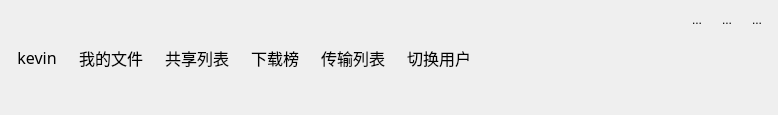
<?xml version="1.0" encoding="UTF-8"?>
<ui version="4.0">
 <class>ButtonGroup</class>
 <widget class="QWidget" name="ButtonGroup">
  <property name="geometry">
   <rect>
    <x>0</x>
    <y>0</y>
    <width>778</width>
    <height>115</height>
   </rect>
  </property>
  <property name="sizePolicy">
   <sizepolicy hsizetype="Preferred" vsizetype="Preferred">
    <horstretch>0</horstretch>
    <verstretch>0</verstretch>
   </sizepolicy>
  </property>
  <property name="maximumSize">
   <size>
    <width>16777215</width>
    <height>115</height>
   </size>
  </property>
  <property name="windowTitle">
   <string>Form</string>
  </property>
  <layout class="QHBoxLayout" name="horizontalLayout_3">
   <property name="leftMargin">
    <number>9</number>
   </property>
   <property name="topMargin">
    <number>9</number>
   </property>
   <property name="rightMargin">
    <number>9</number>
   </property>
   <property name="bottomMargin">
    <number>9</number>
   </property>
   <item>
    <widget class="QWidget" name="btns_wg" native="true">
     <layout class="QHBoxLayout" name="horizontalLayout">
      <property name="leftMargin">
       <number>0</number>
      </property>
      <property name="topMargin">
       <number>0</number>
      </property>
      <property name="rightMargin">
       <number>0</number>
      </property>
      <property name="bottomMargin">
       <number>0</number>
      </property>
      <item>
       <widget class="QToolButton" name="login_usr">
        <property name="font">
         <font>
          <family>华文琥珀</family>
          <pointsize>12</pointsize>
         </font>
        </property>
        <property name="text">
         <string>kevin</string>
        </property>
        <property name="icon">
         <iconset resource="resource.qrc">
          <normaloff>:/images/title_user.png</normaloff>:/images/title_user.png</iconset>
        </property>
        <property name="iconSize">
         <size>
          <width>70</width>
          <height>70</height>
         </size>
        </property>
        <property name="toolButtonStyle">
         <enum>Qt::ToolButtonTextUnderIcon</enum>
        </property>
        <property name="autoRaise">
         <bool>true</bool>
        </property>
       </widget>
      </item>
      <item>
       <widget class="QToolButton" name="myfile">
        <property name="font">
         <font>
          <family>华文琥珀</family>
          <pointsize>12</pointsize>
         </font>
        </property>
        <property name="text">
         <string>我的文件</string>
        </property>
        <property name="icon">
         <iconset resource="resource.qrc">
          <normaloff>:/images/tile_file.png</normaloff>:/images/tile_file.png</iconset>
        </property>
        <property name="iconSize">
         <size>
          <width>50</width>
          <height>50</height>
         </size>
        </property>
        <property name="toolButtonStyle">
         <enum>Qt::ToolButtonTextUnderIcon</enum>
        </property>
        <property name="autoRaise">
         <bool>true</bool>
        </property>
       </widget>
      </item>
      <item>
       <widget class="QToolButton" name="sharelist">
        <property name="font">
         <font>
          <family>华文琥珀</family>
          <pointsize>12</pointsize>
         </font>
        </property>
        <property name="text">
         <string>共享列表</string>
        </property>
        <property name="icon">
         <iconset resource="resource.qrc">
          <normaloff>:/images/title_share.png</normaloff>:/images/title_share.png</iconset>
        </property>
        <property name="iconSize">
         <size>
          <width>50</width>
          <height>50</height>
         </size>
        </property>
        <property name="toolButtonStyle">
         <enum>Qt::ToolButtonTextUnderIcon</enum>
        </property>
        <property name="autoRaise">
         <bool>true</bool>
        </property>
       </widget>
      </item>
      <item>
       <widget class="QToolButton" name="download">
        <property name="font">
         <font>
          <family>华文琥珀</family>
          <pointsize>12</pointsize>
         </font>
        </property>
        <property name="text">
         <string>下载榜</string>
        </property>
        <property name="icon">
         <iconset resource="resource.qrc">
          <normaloff>:/images/tile_hot.png</normaloff>:/images/tile_hot.png</iconset>
        </property>
        <property name="iconSize">
         <size>
          <width>50</width>
          <height>50</height>
         </size>
        </property>
        <property name="toolButtonStyle">
         <enum>Qt::ToolButtonTextUnderIcon</enum>
        </property>
        <property name="autoRaise">
         <bool>true</bool>
        </property>
       </widget>
      </item>
      <item>
       <widget class="QToolButton" name="transform">
        <property name="font">
         <font>
          <family>华文琥珀</family>
          <pointsize>12</pointsize>
         </font>
        </property>
        <property name="text">
         <string>传输列表</string>
        </property>
        <property name="icon">
         <iconset resource="resource.qrc">
          <normaloff>:/images/title_data.png</normaloff>:/images/title_data.png</iconset>
        </property>
        <property name="iconSize">
         <size>
          <width>50</width>
          <height>50</height>
         </size>
        </property>
        <property name="toolButtonStyle">
         <enum>Qt::ToolButtonTextUnderIcon</enum>
        </property>
        <property name="autoRaise">
         <bool>true</bool>
        </property>
       </widget>
      </item>
      <item>
       <widget class="QToolButton" name="switchuser">
        <property name="font">
         <font>
          <family>华文琥珀</family>
          <pointsize>12</pointsize>
         </font>
        </property>
        <property name="text">
         <string>切换用户</string>
        </property>
        <property name="icon">
         <iconset resource="resource.qrc">
          <normaloff>:/images/title_change.png</normaloff>:/images/title_change.png</iconset>
        </property>
        <property name="iconSize">
         <size>
          <width>50</width>
          <height>50</height>
         </size>
        </property>
        <property name="toolButtonStyle">
         <enum>Qt::ToolButtonTextUnderIcon</enum>
        </property>
        <property name="autoRaise">
         <bool>true</bool>
        </property>
       </widget>
      </item>
     </layout>
    </widget>
   </item>
   <item>
    <spacer name="horizontalSpacer_2">
     <property name="orientation">
      <enum>Qt::Horizontal</enum>
     </property>
     <property name="sizeHint" stdset="0">
      <size>
       <width>40</width>
       <height>20</height>
      </size>
     </property>
    </spacer>
   </item>
   <item>
    <widget class="QWidget" name="widget_2" native="true">
     <layout class="QVBoxLayout" name="verticalLayout">
      <property name="spacing">
       <number>0</number>
      </property>
      <property name="leftMargin">
       <number>0</number>
      </property>
      <property name="topMargin">
       <number>0</number>
      </property>
      <property name="rightMargin">
       <number>0</number>
      </property>
      <property name="bottomMargin">
       <number>0</number>
      </property>
      <item>
       <widget class="QWidget" name="widget_3" native="true">
        <layout class="QHBoxLayout" name="horizontalLayout_2">
         <property name="leftMargin">
          <number>0</number>
         </property>
         <property name="topMargin">
          <number>0</number>
         </property>
         <property name="rightMargin">
          <number>0</number>
         </property>
         <property name="bottomMargin">
          <number>0</number>
         </property>
         <item>
          <spacer name="horizontalSpacer">
           <property name="orientation">
            <enum>Qt::Horizontal</enum>
           </property>
           <property name="sizeHint" stdset="0">
            <size>
             <width>40</width>
             <height>20</height>
            </size>
           </property>
          </spacer>
         </item>
         <item>
          <widget class="QToolButton" name="min">
           <property name="text">
            <string>...</string>
           </property>
           <property name="icon">
            <iconset resource="imgs.qrc">
             <normaloff>:/MyImage/icons8-minimize-24.png</normaloff>:/MyImage/icons8-minimize-24.png</iconset>
           </property>
           <property name="iconSize">
            <size>
             <width>30</width>
             <height>30</height>
            </size>
           </property>
           <property name="autoRaise">
            <bool>true</bool>
           </property>
          </widget>
         </item>
         <item>
          <widget class="QToolButton" name="max">
           <property name="text">
            <string>...</string>
           </property>
           <property name="icon">
            <iconset resource="resource.qrc">
             <normaloff>:/images/title_max.png</normaloff>:/images/title_max.png</iconset>
           </property>
           <property name="iconSize">
            <size>
             <width>30</width>
             <height>30</height>
            </size>
           </property>
           <property name="autoRaise">
            <bool>true</bool>
           </property>
          </widget>
         </item>
         <item>
          <widget class="QToolButton" name="close">
           <property name="text">
            <string>...</string>
           </property>
           <property name="icon">
            <iconset resource="imgs.qrc">
             <normaloff>:/MyImage/icons8-close.svg</normaloff>:/MyImage/icons8-close.svg</iconset>
           </property>
           <property name="iconSize">
            <size>
             <width>30</width>
             <height>30</height>
            </size>
           </property>
           <property name="autoRaise">
            <bool>true</bool>
           </property>
          </widget>
         </item>
        </layout>
       </widget>
      </item>
      <item>
       <spacer name="verticalSpacer">
        <property name="orientation">
         <enum>Qt::Vertical</enum>
        </property>
        <property name="sizeHint" stdset="0">
         <size>
          <width>20</width>
          <height>75</height>
         </size>
        </property>
       </spacer>
      </item>
     </layout>
    </widget>
   </item>
  </layout>
 </widget>
 <resources>
  <include location="resource.qrc"/>
  <include location="imgs.qrc"/>
 </resources>
 <connections/>
</ui>
